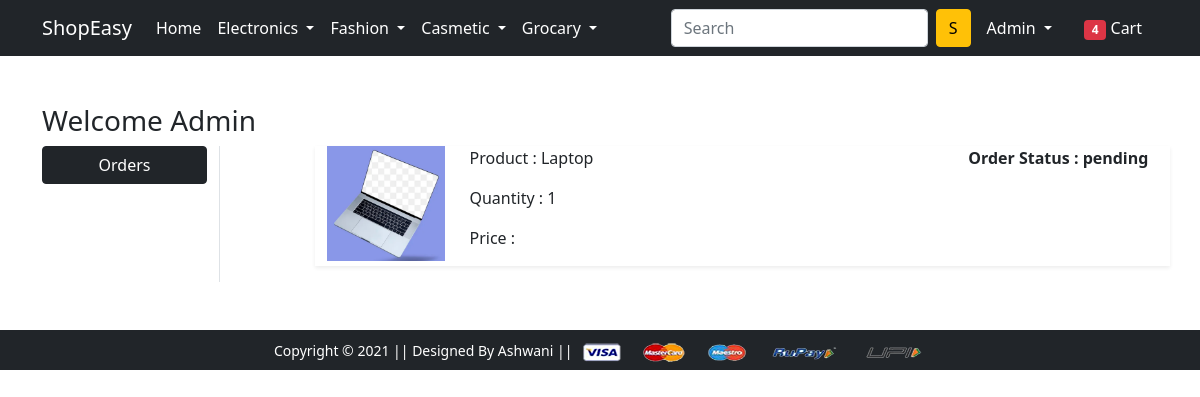
Screenshot of /orders/ (signed in) with the database file from the repository.
### app/models.py (models this page shows, shortened)
class OrderPlace(models.Model):
    user = models.ForeignKey(User , on_delete = models.CASCADE)
    customer = models.ForeignKey(Customer , on_delete = models.CASCADE)
    product = models.ForeignKey(Product , on_delete = models.CASCADE)
    quantity = models.PositiveIntegerField(default = 1)
    order_date = models.DateTimeField(auto_now_add = True)
    status = models.CharField(max_length = 50 , choices = STATUS_CHOICE , default = 'pending')

class Product(models.Model):
    title = models.CharField(max_length = 100)
    selling_price = models.FloatField()
    disounted_price = models.FloatField()
    description = models.TextField()
    beand = models.CharField(max_length = 100)
    category = models.CharField(choices = CATEGORY_CHOICE  , max_length = 2)
    product_image = models.ImageField(upload_to = 'productimg')

### app/views.py (the view)
# urls.py: path('orders/', views.orders, name='orders'),
def orders(request):
    op = OrderPlace.objects.filter(user = request.user)
    return render(request, 'app/orders.html' , {'order_place' : op})

### app/templates/app/orders.html (shortened to what this page needs)
{% extends 'app/base.html' %}
{% load static %}
{% block main-content %}
<div class="container my-5">
 <div class="row">
 <h3>Welcome <span class = "text-capitalize">{{ request.user }} </span></h3>
  <div class="col-sm-2 border-end">
   <ul class="list-unstyled">
    <li class="d-grid"><a href="{% url 'orders' %}" class="btn btn-dark"> Orders </a></li>
   </ul>
  </div>
  <div class="col-sm-9 offset-sm-1">
    {% for op in order_place %}
    <div class = "row shadow-sm mb-3">
        <div class = "col-sm-2">
           <img src = "{{ op.product.product_image.url }}" alt = "" srcset = "" class = "img-fluid" height = "150" width = "150">
        </div>
        <div class = "col-sm-7">
           <p> Product : {{ op.product.title }}</p>
           <p> Quantity : {{ op.quantity }}</p>
           <p> Price : {{ op.total_cost }}</p>
        </div>
        <div class = "col-sm-3 fw-bold">
            <p>Order Status : {{op.status }}</p>
        </div>
    </div>
    {% endfor %}
  </div>
 </div>
</div>
{% endblock main-content %}

### app/templates/app/base.html (shortened to what this page needs)
<!doctype html>
{% load static %}
<html lang="en">
  <head>
    <link href="https://cdn.jsdelivr.net/npm/bootstrap@5.0.0-beta1/dist/css/bootstrap.min.css" rel="stylesheet">
    <link rel="stylesheet" href="{% static 'app/css/owl.carousel.min.css' %}">
    <link rel="stylesheet" href="{% static 'app/css/all.min.css' %}">
    <link rel="stylesheet" href="{% static 'app/css/style.css' %}">
  </head>
  <body>
    <nav class="navbar navbar-expand-lg navbar-dark bg-dark">
     <div class="container">
       <a class="navbar-brand" href="/">ShopEasy</a>
       <div class="collapse navbar-collapse" id="navbarSupportedContent">
         <ul class="navbar-nav me-auto mb-2 mb-lg-0">
           <li class="nav-item">
             <a class="nav-link active" aria-current="page" href="/">Home</a>
           </li>
           <li class="nav-item dropdown">
             <a class="nav-link dropdown-toggle text-white" href="#" id="electronicsDropdown" role="button" data-bs-toggle="dropdown" aria-expanded="false">
               Electronics
             </a>
           </li>
           <li class="nav-item dropdown">
             <a class="nav-link dropdown-toggle text-white" href="#" id="fashionDropdown" role="button" data-bs-toggle="dropdown" aria-expanded="false">
               Fashion
             </a>
           </li>
           <li class="nav-item dropdown">
            <a class="nav-link dropdown-toggle text-white" href="#" id="fashionDropdown" role="button" data-bs-toggle="dropdown" aria-expanded="false">
              Casmetic
            </a>
          </li>
           <li class="nav-item dropdown">
            <a class="nav-link dropdown-toggle text-white" href="#" id="electronicsDropdown" role="button" data-bs-toggle="dropdown" aria-expanded="false">
              Grocary
            </a>
          </li>
         </ul>
         <form class="d-flex">
           <input class="form-control me-2" type="search" placeholder="Search" aria-label="Search">
           <button class="btn btn-warning" type="submit">S</button>
         </form>
         <div>
          <ul class="navbar-nav me-auto mb-2 mb-lg-0">
            {% if request.user.is_authenticated %}
           <li class="nav-item dropdown mx-2">
              <a class="nav-link dropdown-toggle text-white" href="#" id="profileDropdown" role="button" data-bs-toggle="dropdown" aria-expanded="false">
                <span class = "text-capitalize"> {{ request.user }} </span>
              </a>
            </li>
            <li class="nav-item mx-2">
             <a href="{% url 'show_cart' %}" class="nav-link text-white"><span class="badge bg-danger">4</span> Cart </a>
            </li>
          {% endif %}
          </ul>
         </div>
       </div>
     </div>
    </nav>
    {% block main-content %} {% endblock main-content %}
    <footer class="container-fluid bg-dark text-center p-2 mt-5">
        <small class="text-white">Copyright &copy; 2021 || Designed By Ashwani || </small>
        <img src="{% static 'app/images/payment.png' %}" alt="" srcset="" class="img-fluid" height="2px">
    </footer>
  </body>
</html>

### rows the page displays
OrderPlace: product.product_image (picture), product "Laptop", quantity "1", status "pending"

### other values shown
{{ request.user }} "Admin"
